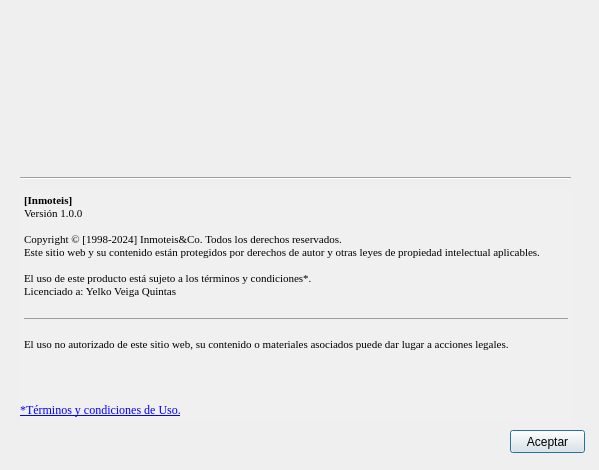
<?xml version="1.0" encoding="UTF-8"?>
<ui version="4.0">
 <class>Dialog</class>
 <widget class="QDialog" name="Dialog">
  <property name="enabled">
   <bool>true</bool>
  </property>
  <property name="geometry">
   <rect>
    <x>0</x>
    <y>0</y>
    <width>599</width>
    <height>470</height>
   </rect>
  </property>
  <property name="windowTitle">
   <string>Dialog</string>
  </property>
  <property name="modal">
   <bool>true</bool>
  </property>
  <widget class="QTextEdit" name="dlgAbout">
   <property name="enabled">
    <bool>true</bool>
   </property>
   <property name="geometry">
    <rect>
     <x>20</x>
     <y>190</y>
     <width>551</width>
     <height>231</height>
    </rect>
   </property>
   <property name="font">
    <font>
     <family>Times New Roman</family>
     <weight>50</weight>
     <bold>false</bold>
     <strikeout>false</strikeout>
    </font>
   </property>
   <property name="styleSheet">
    <string notr="true">background-color: rgba(240, 240, 240, 240);</string>
   </property>
   <property name="frameShape">
    <enum>QFrame::NoFrame</enum>
   </property>
   <property name="readOnly">
    <bool>true</bool>
   </property>
   <property name="html">
    <string>&lt;!DOCTYPE HTML PUBLIC &quot;-//W3C//DTD HTML 4.0//EN&quot; &quot;http://www.w3.org/TR/REC-html40/strict.dtd&quot;&gt;
&lt;html&gt;&lt;head&gt;&lt;meta name=&quot;qrichtext&quot; content=&quot;1&quot; /&gt;&lt;style type=&quot;text/css&quot;&gt;
p, li { white-space: pre-wrap; }
&lt;/style&gt;&lt;/head&gt;&lt;body style=&quot; font-family:'Times New Roman'; font-size:8.25pt; font-weight:400; font-style:normal;&quot;&gt;
&lt;p style=&quot; margin-top:0px; margin-bottom:0px; margin-left:0px; margin-right:0px; -qt-block-indent:0; text-indent:0px;&quot;&gt;&lt;span style=&quot; font-family:'gg mono,Source Code Pro,Consolas,Andale Mono WT,Andale Mono,Lucida Console,Lucida Sans Typewriter,DejaVu Sans Mono,Bitstream Vera Sans Mono,Liberation Mono,Nimbus Mono L,Monaco,Courier New,Courier,monospace'; font-size:8pt; font-weight:600; color:#000000;&quot;&gt;[Inmoteis]&lt;/span&gt;&lt;/p&gt;
&lt;p style=&quot; margin-top:0px; margin-bottom:0px; margin-left:0px; margin-right:0px; -qt-block-indent:0; text-indent:0px;&quot;&gt;&lt;span style=&quot; font-family:'gg mono,Source Code Pro,Consolas,Andale Mono WT,Andale Mono,Lucida Console,Lucida Sans Typewriter,DejaVu Sans Mono,Bitstream Vera Sans Mono,Liberation Mono,Nimbus Mono L,Monaco,Courier New,Courier,monospace'; font-size:8pt; color:#000000;&quot;&gt;Versión 1.0.0&lt;/span&gt;&lt;/p&gt;
&lt;p style=&quot;-qt-paragraph-type:empty; margin-top:0px; margin-bottom:0px; margin-left:0px; margin-right:0px; -qt-block-indent:0; text-indent:0px; font-family:'gg mono,Source Code Pro,Consolas,Andale Mono WT,Andale Mono,Lucida Console,Lucida Sans Typewriter,DejaVu Sans Mono,Bitstream Vera Sans Mono,Liberation Mono,Nimbus Mono L,Monaco,Courier New,Courier,monospace'; font-size:8pt; color:#000000;&quot;&gt;&lt;br /&gt;&lt;/p&gt;
&lt;p style=&quot; margin-top:0px; margin-bottom:0px; margin-left:0px; margin-right:0px; -qt-block-indent:0; text-indent:0px;&quot;&gt;&lt;span style=&quot; font-family:'gg mono,Source Code Pro,Consolas,Andale Mono WT,Andale Mono,Lucida Console,Lucida Sans Typewriter,DejaVu Sans Mono,Bitstream Vera Sans Mono,Liberation Mono,Nimbus Mono L,Monaco,Courier New,Courier,monospace'; font-size:8pt; color:#000000;&quot;&gt;Copyright © [1998-2024] Inmoteis&amp;amp;Co. Todos los derechos reservados.&lt;/span&gt;&lt;/p&gt;
&lt;p style=&quot; margin-top:0px; margin-bottom:0px; margin-left:0px; margin-right:0px; -qt-block-indent:0; text-indent:0px;&quot;&gt;&lt;span style=&quot; font-family:'gg mono,Source Code Pro,Consolas,Andale Mono WT,Andale Mono,Lucida Console,Lucida Sans Typewriter,DejaVu Sans Mono,Bitstream Vera Sans Mono,Liberation Mono,Nimbus Mono L,Monaco,Courier New,Courier,monospace'; font-size:8pt; color:#000000;&quot;&gt;Este sitio web y su contenido están protegidos por derechos de autor y otras leyes de propiedad intelectual aplicables.&lt;/span&gt;&lt;/p&gt;
&lt;p style=&quot;-qt-paragraph-type:empty; margin-top:0px; margin-bottom:0px; margin-left:0px; margin-right:0px; -qt-block-indent:0; text-indent:0px; font-family:'gg mono,Source Code Pro,Consolas,Andale Mono WT,Andale Mono,Lucida Console,Lucida Sans Typewriter,DejaVu Sans Mono,Bitstream Vera Sans Mono,Liberation Mono,Nimbus Mono L,Monaco,Courier New,Courier,monospace'; font-size:8pt; color:#000000;&quot;&gt;&lt;br /&gt;&lt;/p&gt;
&lt;p style=&quot; margin-top:0px; margin-bottom:0px; margin-left:0px; margin-right:0px; -qt-block-indent:0; text-indent:0px;&quot;&gt;&lt;span style=&quot; font-family:'gg mono,Source Code Pro,Consolas,Andale Mono WT,Andale Mono,Lucida Console,Lucida Sans Typewriter,DejaVu Sans Mono,Bitstream Vera Sans Mono,Liberation Mono,Nimbus Mono L,Monaco,Courier New,Courier,monospace'; font-size:8pt; color:#000000;&quot;&gt;El uso de este producto está sujeto a los términos y condiciones*.&lt;/span&gt;&lt;/p&gt;
&lt;p style=&quot; margin-top:0px; margin-bottom:0px; margin-left:0px; margin-right:0px; -qt-block-indent:0; text-indent:0px;&quot;&gt;&lt;span style=&quot; font-family:'gg mono,Source Code Pro,Consolas,Andale Mono WT,Andale Mono,Lucida Console,Lucida Sans Typewriter,DejaVu Sans Mono,Bitstream Vera Sans Mono,Liberation Mono,Nimbus Mono L,Monaco,Courier New,Courier,monospace'; font-size:8pt; color:#000000;&quot;&gt;Licenciado a: Yelko Veiga Quintas&lt;/span&gt;&lt;/p&gt;
&lt;p style=&quot;-qt-paragraph-type:empty; margin-top:0px; margin-bottom:0px; margin-left:0px; margin-right:0px; -qt-block-indent:0; text-indent:0px; font-family:'gg mono,Source Code Pro,Consolas,Andale Mono WT,Andale Mono,Lucida Console,Lucida Sans Typewriter,DejaVu Sans Mono,Bitstream Vera Sans Mono,Liberation Mono,Nimbus Mono L,Monaco,Courier New,Courier,monospace'; font-size:8pt; color:#000000;&quot;&gt;&lt;br /&gt;&lt;/p&gt;
&lt;hr /&gt;
&lt;p style=&quot;-qt-paragraph-type:empty; margin-top:0px; margin-bottom:0px; margin-left:0px; margin-right:0px; -qt-block-indent:0; text-indent:0px; font-family:'MS Shell Dlg 2'; font-size:8pt;&quot;&gt;&lt;br /&gt;&lt;/p&gt;
&lt;p style=&quot; margin-top:0px; margin-bottom:0px; margin-left:0px; margin-right:0px; -qt-block-indent:0; text-indent:0px;&quot;&gt;&lt;span style=&quot; font-family:'gg mono,Source Code Pro,Consolas,Andale Mono WT,Andale Mono,Lucida Console,Lucida Sans Typewriter,DejaVu Sans Mono,Bitstream Vera Sans Mono,Liberation Mono,Nimbus Mono L,Monaco,Courier New,Courier,monospace'; font-size:8pt; color:#000000;&quot;&gt;El uso no autorizado de este sitio web, su contenido o materiales asociados puede dar lugar a acciones legales.&lt;/span&gt;&lt;/p&gt;&lt;/body&gt;&lt;/html&gt;</string>
   </property>
   <property name="textInteractionFlags">
    <set>Qt::LinksAccessibleByKeyboard|Qt::LinksAccessibleByMouse|Qt::TextBrowserInteraction|Qt::TextSelectableByKeyboard|Qt::TextSelectableByMouse</set>
   </property>
  </widget>
  <widget class="QPushButton" name="btnAceptar">
   <property name="geometry">
    <rect>
     <x>510</x>
     <y>430</y>
     <width>75</width>
     <height>23</height>
    </rect>
   </property>
   <property name="text">
    <string>Aceptar</string>
   </property>
  </widget>
  <widget class="Line" name="line">
   <property name="geometry">
    <rect>
     <x>20</x>
     <y>170</y>
     <width>551</width>
     <height>16</height>
    </rect>
   </property>
   <property name="orientation">
    <enum>Qt::Horizontal</enum>
   </property>
  </widget>
  <widget class="QLabel" name="label">
   <property name="geometry">
    <rect>
     <x>90</x>
     <y>50</y>
     <width>81</width>
     <height>81</height>
    </rect>
   </property>
   <property name="text">
    <string/>
   </property>
   <property name="pixmap">
    <pixmap>../img/icono.png</pixmap>
   </property>
   <property name="scaledContents">
    <bool>true</bool>
   </property>
  </widget>
  <widget class="QLabel" name="label_2">
   <property name="geometry">
    <rect>
     <x>190</x>
     <y>10</y>
     <width>331</width>
     <height>161</height>
    </rect>
   </property>
   <property name="text">
    <string/>
   </property>
   <property name="pixmap">
    <pixmap>../img/nombre-02.png</pixmap>
   </property>
   <property name="scaledContents">
    <bool>true</bool>
   </property>
  </widget>
  <widget class="QLabel" name="label_3">
   <property name="geometry">
    <rect>
     <x>20</x>
     <y>390</y>
     <width>221</width>
     <height>41</height>
    </rect>
   </property>
   <property name="font">
    <font>
     <family>Times New Roman</family>
    </font>
   </property>
   <property name="text">
    <string>&lt;html&gt;&lt;head/&gt;&lt;body&gt;&lt;p&gt;&lt;a href=&quot;https://github.com/Manuerty&quot;&gt;&lt;span style=&quot; text-decoration: underline; color:#0000ff;&quot;&gt;*Términos y condiciones de Uso.&lt;/span&gt;&lt;/a&gt;&lt;/p&gt;&lt;/body&gt;&lt;/html&gt;</string>
   </property>
   <property name="scaledContents">
    <bool>false</bool>
   </property>
   <property name="openExternalLinks">
    <bool>true</bool>
   </property>
   <property name="textInteractionFlags">
    <set>Qt::LinksAccessibleByKeyboard|Qt::LinksAccessibleByMouse</set>
   </property>
  </widget>
 </widget>
 <resources/>
 <connections/>
</ui>
